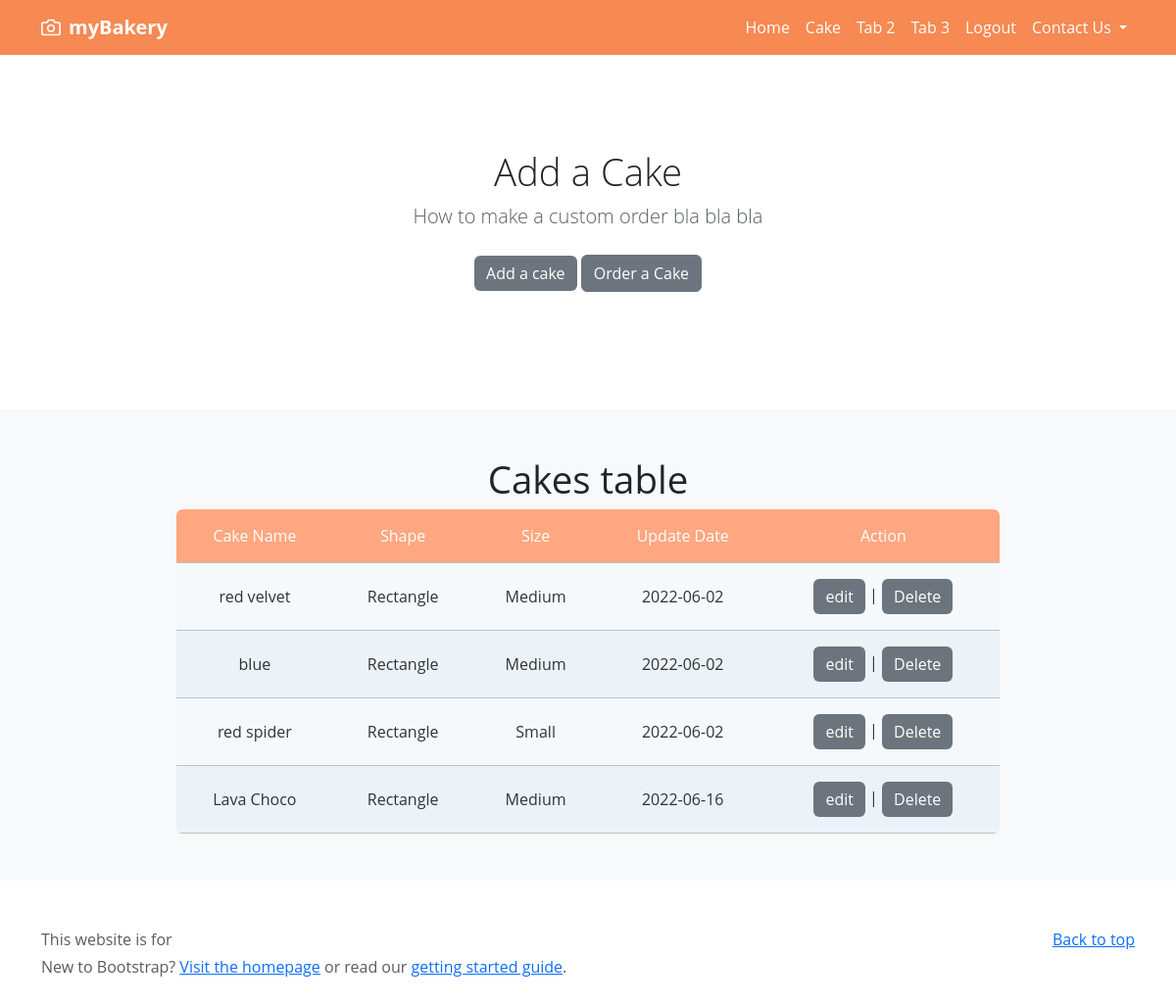
The page /CakePage.php on the database as committed earlier.
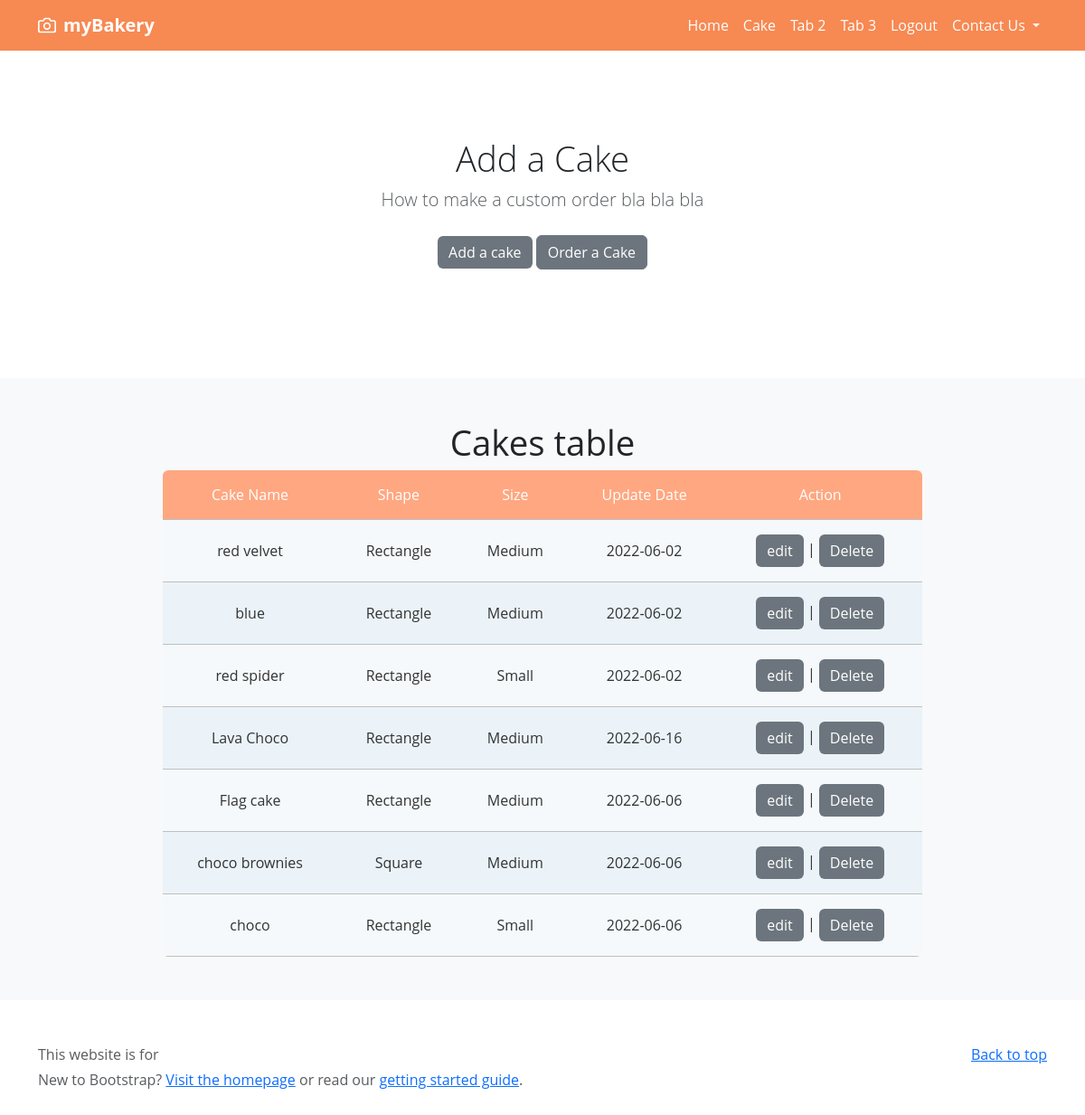
The same page on the database as committed later.
### tables this page shows
CREATE TABLE `cake` (
  `id` int(11) NOT NULL,
  `cake_name` varchar(250) NOT NULL,
  `cake_shape` varchar(250) NOT NULL,
  `cake_size` varchar(15) NOT NULL,
  `cake_date` date NOT NULL
);

### Koneksi.php (called while the page is built)
<?php
function Koneksi()
{
    try {
        $pdo_conn = new PDO(
            'mysql:host=localhost;dbname=mybakery',
            'root',
            'admin',
            array(PDO::ATTR_ERRMODE, PDO::ERRMODE_EXCEPTION, PDO::ATTR_PERSISTENT => true)
        );
    } catch (PDOException $e) {
        print "Koneksi atau query bermasalah: " . $e->getMessage() . "<br/>";
        die();
    }
    return $pdo_conn;
}
?>

### Model.php (the view, shortened to what this page needs)
<?php
    require("Koneksi.php");
    function ShowCake() {
        $stmt = koneksi()->prepare("SELECT * FROM cake");
        $stmt->execute();
        $result = $stmt->fetchAll();
        if (!empty($result)) {
            foreach ($result as $row) {
                echo "<tr>";
                echo "<td>" . $row['cake_name'] . "</td>";
                echo "<td>" . $row['cake_shape'] . "</td>";
                echo "<td>" . $row['cake_size'] . "</td>";
                echo "<td>" . $row["cake_date"] . "</td>";
                echo "<td>";
                echo "<a class=\"btn btn-primary\" href='FormCake.php?id=" . $row['id'] . "'>edit</a>";
                echo " | ";
                echo "<a class=\"btn btn-primary\" href='CakePage.php?function=1&id=" . $row['id'] . "' onclick=\"return confirm('Are You Sure to Delete?')\">Delete</a>";
                echo "</td>";
                echo "</tr>";
            }
        }
    }

### components/header.inc.php (shortened to what this page needs)
<head>
  <link href="assets/dist/css/bootstrap.min.css" rel="stylesheet">
  <link rel="stylesheet" href="assets/dist/css/style.css">
</head>
  <body>
    <nav class="navbar  navbar-expand-lg navbar-dark static-top">
        <div class="container">
            <a href="Home.php" class="navbar-brand d-flex align-items-center">
                <strong>myBakery</strong>
            </a>
        <div class="collapse navbar-collapse navbar-dark " id="navbarHeader">
            <ul class="navbar-nav ms-auto text-center">
                <li>
                    <a class="nav-link" href="index.php">Home</a>
                </li>
                <li class="nav-item dropdown">
                    <a class="nav-link" href="CakePage.php">Cake</a>
                </li>
                <li>
                    <a class="nav-link" href="#">Tab 2</a>
                </li>
                <li>
                    <a class="nav-link" href="#">Tab 3</a>
                </li>
                <li>
                    <a class="nav-link" href="Logout.php">Logout</a>
                </li>
                <li class="nav-item dropdown">
                    <a class="nav-link dropdown-toggle" href="#" id="navbarDropdown" role="button" data-bs-toggle="dropdown" aria-expanded="false">
                        Contact Us
                    </a>
                </li>
            </ul>
        </div>
    </div>
</nav>

### components/custom_section.php
<section class="py-5 text-center container">
    <div class="row py-lg-5">
      <div class="col-lg-6 col-md-8 mx-auto">
        <h1 class="fw-light">Add a Cake</h1>
        <p class="lead text-muted">How to make a custom order bla bla bla</p>
        <p>
          <a href="FormCake.php" class="btn btn-primary my-2">Add a cake</a>
          <a href="FormCakeOrder.php" class="btn btn-secondary my-2">Order a Cake</a>
        </p>
      </div>
    </div>
  </section>

### CakePage.php
<?php require('components/header.inc.php')?>
<?php require('components/custom_section.php')?>
<div class="album py-5 bg-light">
  <?php require('Cake.php'); ?>
</div>
<?php require('components/footer.inc.php')?>

### Cake.php (shortened to what this page needs)
<?php
    require('Model.php');
?>
<div class="col-md-12">
    <h1>Cakes table</h1>
    <table class="rwd-table">
            <tr>
                <th >Cake Name </th>
                <th >Shape </th>
                <th >Size </th>
                <th >Update Date </th>
                <th >Action</th>
            </tr>
            <?php
                ShowCake("cake")
            ?>
    </table>
</div>

### components/footer.inc.php (shortened to what this page needs)
<footer class="text-muted py-5">
  <div class="container">
    <p class="float-end mb-1">
      <a href="#">Back to top</a>
    </p>
    <p class="mb-1">This website is for </p>
    <p class="mb-0">New to Bootstrap? <a href="/">Visit the homepage</a> or read our <a href="../getting-started/introduction/">getting started guide</a>.</p>
  </div>
</footer>
  </body>
</html>

### components/header.inc.php (style rules this page uses)
.nav-link { text-decoration: none; color: white; }
.navbar-dark { background: #f78952; }

Rows that differ between the two databases and show on the page:
added cake: cake_name "Flag cake", cake_shape "Rectangle", cake_size "Medium", cake_date "2022-06-06"
added cake: cake_name "choco brownies", cake_shape "Square", cake_size "Medium", cake_date "2022-06-06"
added cake: cake_name "choco", cake_shape "Rectangle", cake_size "Small", cake_date "2022-06-06"
